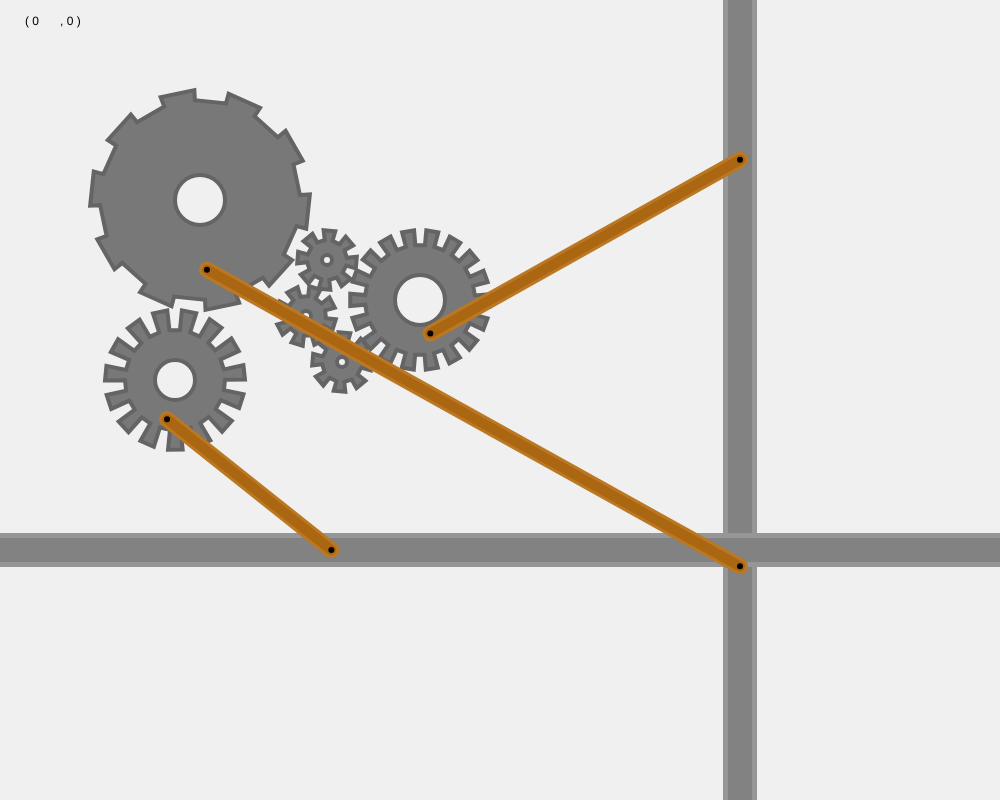
Frame 1 (no input)
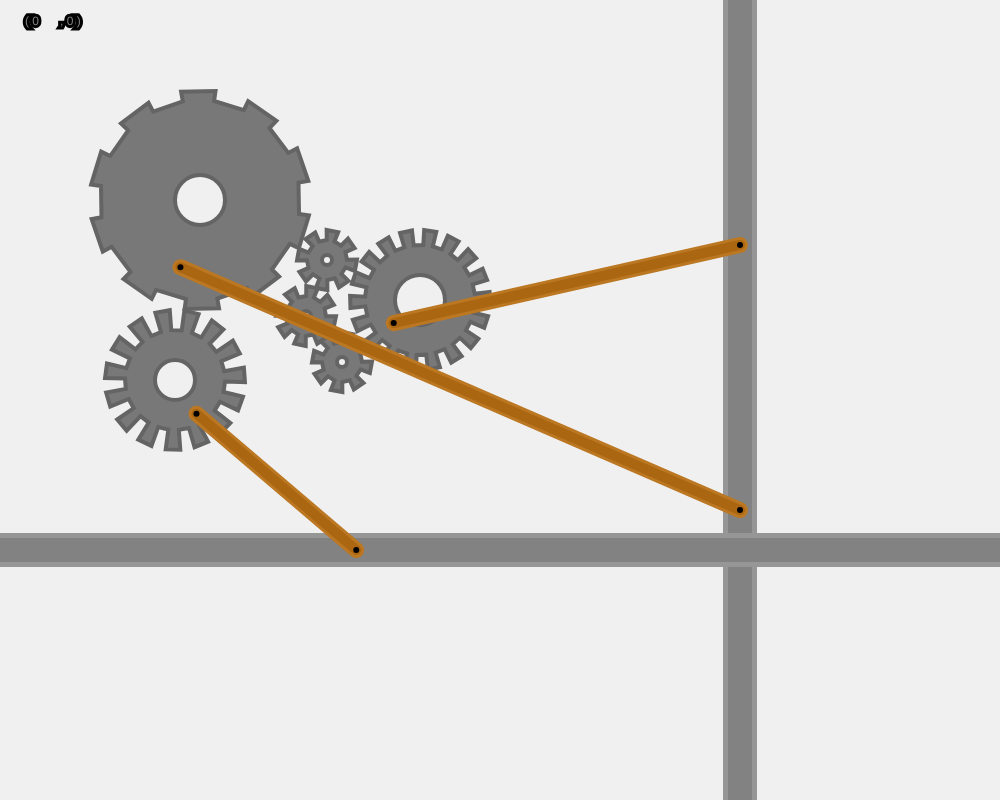
Frame 60 (no input)
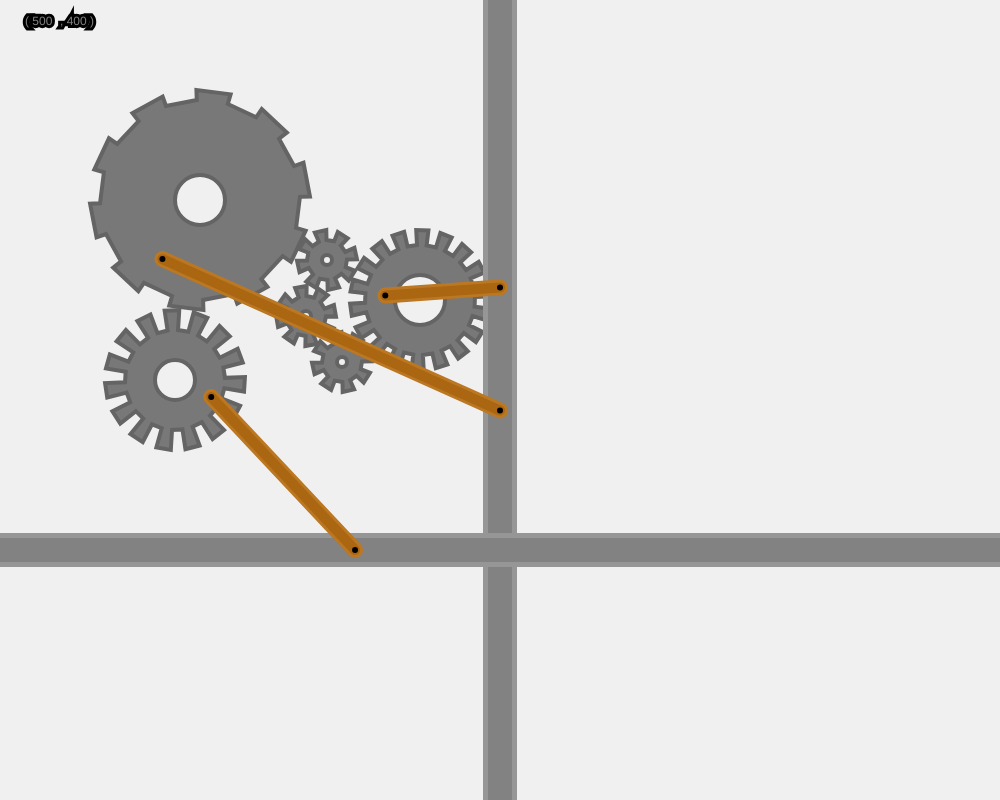
Frame 120 (the mouse pressed at the canvas centre since frame 60)

The p5.js sketch that drew these frames (run headless with seeded random() and noise() and a simulated clock; from frame 60 on, the mouse is pressed at the canvas centre):

// p5.js sketch
// ── sketch.js
//GLOBAL VARIABLES

var maxX = 1000;
var maxY = 800;

var x = 0;
var y = 250;
var side = 1;

var sleep = true;

var count = 20;

var t = 0;

var mouseXVal = 740;
var mouseYVal = 550;

var backColour = 240;

function setup() {
  createCanvas(maxX, maxY);
}

function draw() {
  t = t + 1;
  //moveCircle();
  background(backColour);

  text('( ' + mouseX, 25, 25);
  text(', ' + mouseY + ' )', 60, 25);

  //drawGear(rad, count, xc, yc, dia, dist bw in and out, speed)

  drawGear(100, 20, 200, 200, 50, 10, 1);
  drawGear(50, 30, 175, 380, 40, 20, -3);
  drawGear(20, 16, 327, 260, 10, 10, -4.5);
  drawGear(20, 16, 306, 316, 10, 10, 4.5);
  drawGear(20, 16, 342, 362, 10, 10, -4.5);
  drawGear(55, 36, 420, 300, 50, 15, 3);
  
  //draw holder1 for lever
  stroke(150);
  fill(150);
  rect(mouseXVal -15, 0, 30, 800);
  
  stroke(130);
  fill(130);
  rect(mouseXVal -10, 0, 20, 800);
  
  //draw holder2 for lever
  stroke(150);
  fill(150);
  rect(0, mouseYVal -15, 1000, 30);
  
  stroke(130);
  fill(130);
  rect(0, mouseYVal -10, 1000, 20);
  
  //lines for lever
  bottomLever(mouseXVal);
  topLever(mouseXVal);
  midLever(mouseYVal);
 
  
}

function topLever(xVal)
{
  x1 = getPoints(70, 1, 200,200,0.1).x;
  y1 = getPoints(70, 1, 200,200,0.1).y;
  
  x2 = xVal;
  l = x2 - 130;

  //dist = sqrt((y2-y1)^2 +(x2-x1)^2)
  y2 = sqrt(pow(l ,2)- pow((x2-x1[0]),2)) + y1[0];
  
  stroke('#bb7722');
  strokeWeight(16);
  line(x1[0],y1[0],x2,y2);
  
  stroke('#aa6611');
  strokeWeight(10);
  line(x1[0],y1[0],x2,y2);
  
  stroke(0);
  strokeWeight(6);
  point(x1[0],y1[0]);
  point(x2,y2);
  
}
function midLever(yVal)
{
  x1 = getPoints(40, 1, 175, 380,-0.2).x;
  y1 = getPoints(40, 1, 175, 380,-0.2).y;
  
  y2 = yVal;
  l = y2 - 340;
  
  console.log(pow(l ,2),pow((y2-y1[0]),2));

  //dist = sqrt((y2-y1)^2 +(x2-x1)^2)
  x2 = sqrt(pow(l ,2)- pow((y2-y1[0]),2)) + x1[0];
  
  stroke('#bb7722');
  strokeWeight(16);
  line(x1[0],y1[0],x2,y2);
  
  stroke('#aa6611');
  strokeWeight(10);
  line(x1[0],y1[0],x2,y2);
  
  stroke(0);
  strokeWeight(6);
  point(x1[0],y1[0]);
  point(x2,y2);
  
}


function bottomLever(xVal)
{
  x1 = getPoints(35, 1, 420,300,.3).x;
  y1 = getPoints(35, 1, 420,300,.3).y;
  
  x2 = xVal;
  l = x2 - 385;

  //dist = sqrt((y2-y1)^2 +(x2-x1)^2)
  y2 = - sqrt(pow(l ,2)- pow((x2-x1[0]),2)) + y1[0];
  
  stroke('#bb7722');
  strokeWeight(16);
  line(x1[0],y1[0],x2,y2);
  
  stroke('#aa6611');
  strokeWeight(10);
  line(x1[0],y1[0],x2,y2);
  
  stroke(0);
  strokeWeight(6);
  point(x1[0],y1[0]);
  point(x2,y2);
  
}


function getPoints(radius, count, xc, yc, speed) {
  var xarr = [];
  var yarr = [];
  var theta = t * speed;
  stroke(0);
  for (var i = 0;  i < count; i++) {
    xarr[i] = xc + (radius * sin(((2 * (22 / 7) * i + theta) / count)));
    yarr[i] = yc + (radius * cos(((2 * (22 / 7) * i + theta) / count)));
    //ellipse(xarr[i], yarr[i], 2, 2);
  }

  return {
    x: xarr,
    y: yarr
  };
}

function drawGear(rad, count, xc, yc, radin, gap, speed) {

  stroke(0);
  xin = getPoints(rad, count, xc, yc, speed).x;
  yin = getPoints(rad, count, xc, yc, speed).y;
  xout = getPoints(rad + gap, count, xc, yc, speed).x;
  yout = getPoints(rad + gap, count, xc, yc, speed).y;

  beginShape();
  for (var i = 0; i < count; i++) {
    strokeWeight(4);
    stroke(100);
    fill(120);

    /*
    if (i % 2 == 0) {
      line(xin[i], yin[i], xout[i], yout[i]);
      curve(xin[i], yin[i], xout[i], yout[i], xout[(i + 1) % count], yout[(i + 1) % count], xin[(i + 1) % count], yin[(i + 1) % count])
    } else {
      line(xin[i], yin[i], xout[i], yout[i]);
      curve(xout[i], yout[i], xin[i], yin[i], xin[(i + 1) % count], yin[(i + 1) % count], xout[(i + 1) % count], yout[(i + 1) % count])
    }
    */
    if (i % 2 == 0) {
      vertex(xin[i], yin[i]);
      vertex(xout[i], yout[i])
      vertex(xout[(i + 1)%count], yout[(i + 1)%count])
    } else {
      vertex(xout[i], yout[i]);
      vertex(xin[i], yin[i])
      vertex(xin[(i + 1)%count], yin[(i + 1)%count])
    }
  }
  endShape(CLOSE);
  fill(backColour);
  ellipse(xc, yc, radin, radin);
}


function mousePressed()
{
  if(mouseX>475)
  mouseXVal = mouseX;
  if(mouseY>450)
  mouseYVal = mouseY;
}
